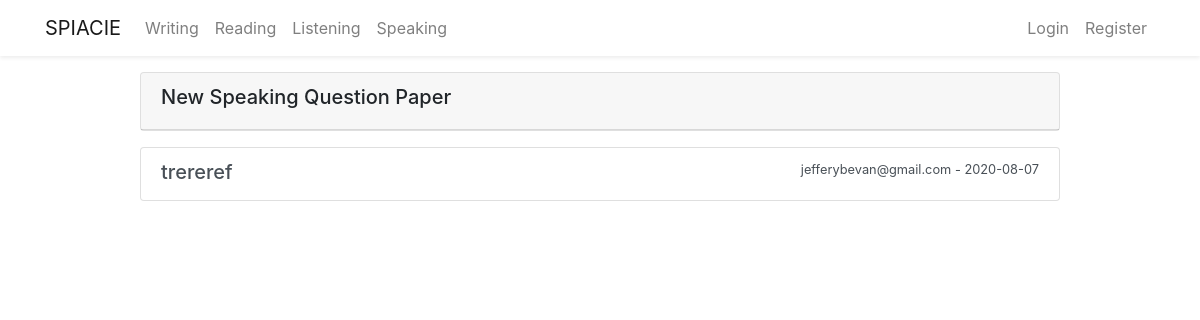
The page /speaking on the database as committed earlier.
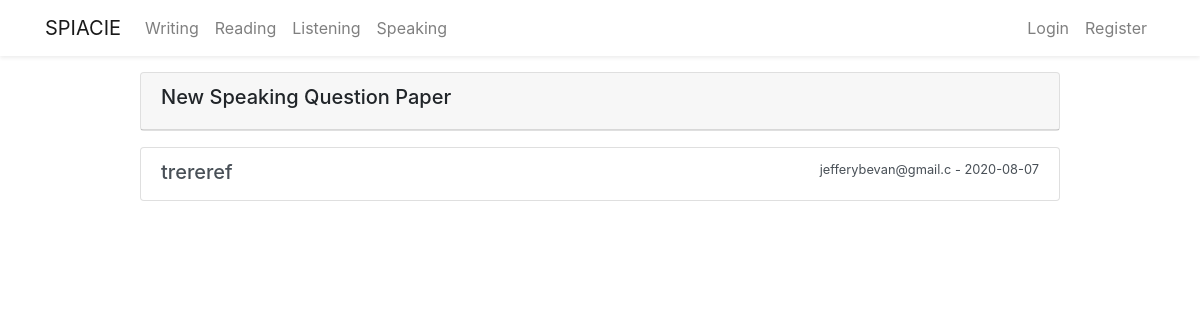
The same page on the database as committed later.
### flaskblog/models.py (models this page shows, shortened)
class Speaking(db.Model):
    id = db.Column(db.Integer, primary_key=True)
    title = db.Column(db.String(300), unique=True, nullable=False)
    question_01 = db.Column(db.String(500), nullable=False)
    question_02 = db.Column(db.String(500), nullable=False)
    question_03 = db.Column(db.String(500), nullable=False)
    question_04 = db.Column(db.String(500), nullable=False)
    question_05 = db.Column(db.String(500), nullable=False)
    date_posted = db.Column(db.DateTime, nullable=False,
                            default=datetime.now())
    user_id = db.Column(db.Integer, db.ForeignKey('user.id'), nullable=False)

class User(db.Model, UserMixin):
    id = db.Column(db.Integer, primary_key=True)
    firstname = db.Column(db.String(20), nullable=False)
    lastname = db.Column(db.String(20), nullable=False)
    username = db.Column(db.String(20), unique=True, nullable=False)
    email = db.Column(db.String(20), unique=True, nullable=False)
    password = db.Column(db.String(20), nullable=False)
    image_file = db.Column(db.String(20), nullable=False,
                           default='default.jpg')
    post = db.relationship('Post', backref='author', lazy=True)
    writingpaper = db.relationship(
        'Writingpaper', backref='wcreator', lazy=True)
    writinganswer = db.relationship(
        'Writingpaperanswer', backref='wcandidate', lazy=True)
    speaking = db.relationship(
        'Speaking', backref='vspeak', lazy=True)
    speakinganswer = db.relationship(
        'Speakinganswer', backref='speakanswer', lazy=True)
    Speakinganswersav = db.relationship(
        'Speakinganswersaved', backref='speakinganswersaved', lazy=True)

### flaskblog/speaking/routes.py (the view)
@speaking.route("/speaking")
def speak():
    speakings = Speaking.query.all()
    return render_template('speaking.html', speakings=speakings)

### flaskblog/templates/speaking.html (shortened to what this page needs)
{% extends 'layout.html' %} {% block content %}
<div class="row justify-content-center mt-3">
  <div class="col-md-10">
    <div class="card mb-3">
      <div class="card-header">
        <h5>New Speaking Question Paper</h5>
      </div>
    </div>
    {% for speaking in speakings %}
    <div class="list-group">
      <a
        href="{{ url_for('speaking.show_speaking', speaking_id= speaking.id )}}"
        class="list-group-item list-group-item-action"
      >
        <div class="d-flex w-100 justify-content-between">
          <h5 class="mb-1">{{ speaking.title }}</h5>
          <small>
            {{ speaking.vspeak.username }} -
            {{speaking.date_posted.strftime('%Y-%m-%d') }}</small
          >
        </div>
      </a>
    </div>
    {% endfor %}
  </div>
</div>
{% endblock content %}

Rows that differ between the two databases and show on the page:
changed through a linked row, Speaking "trereref": vspeak.username "jefferybevan@gmail.com" → "jefferybevan@gmail.c"
